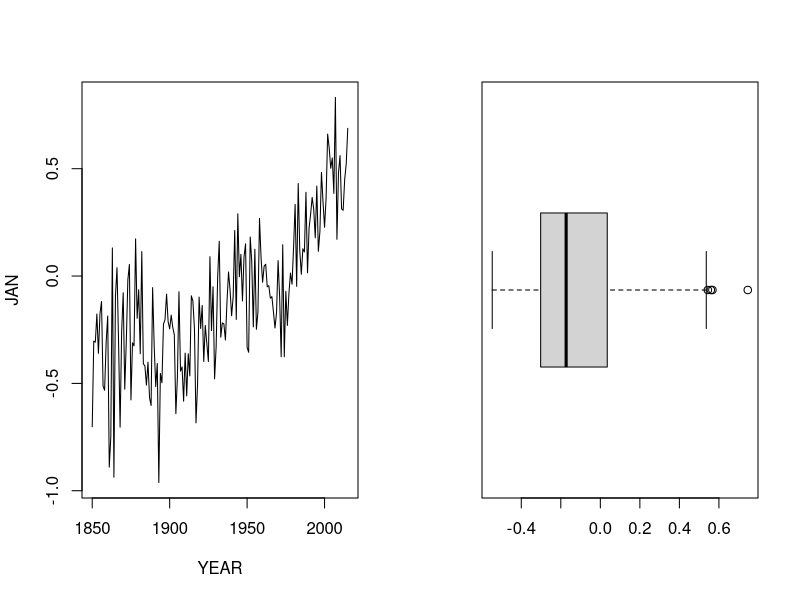
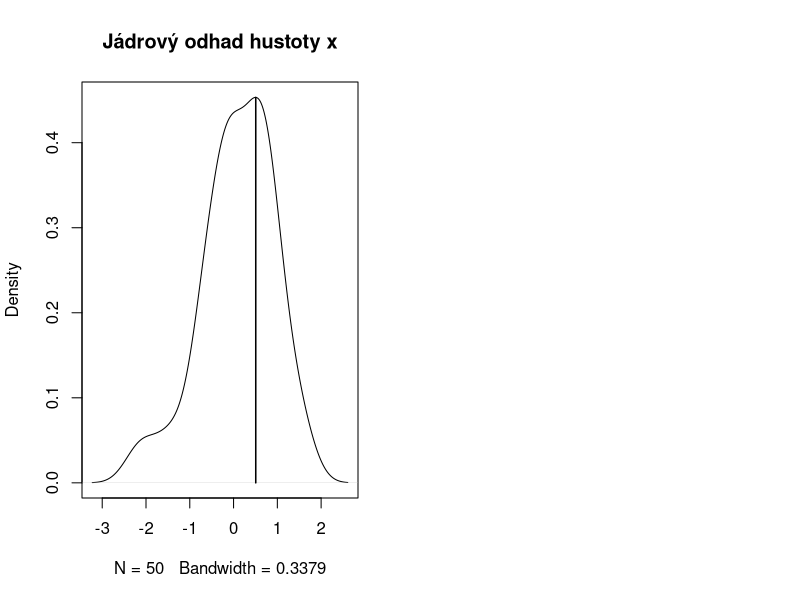

Write the R code that produced these figures, in order.
## ---- chunk 1
global_temperatures <- read.csv(file = "./data/JonesGlobalT.csv", 
                                row.names = 1)
head(x = global_temperatures, n = 5)
## ---- chunk 2
global_temperature_yr <- aggregate(x = . ~ YEAR, # <1>
                                   FUN = mean,  # <1>
                                   data = global_temperatures) # <1>
head(x = global_temperature_yr, n = 5)
## ---- chunk 3
par(mfrow = c(1, 2))
with(data = global_temperature_yr, expr = plot(YEAR, JAN, type = "l"))
with(data = global_temperature_yr, 
     expr = boxplot(ANNUAL, horizontal = TRUE))
## ---- chunk 4
set.seed(1)
x <- round(rnorm(50), 4)
x
## ---- chunk 5
t(sapply(X = 1:7, FUN = function(i) quantile(x, type = i))) #<1>
## ---- chunk 6
table(round(x = x, digits = 0)) #<1>
table(cut(x, breaks = 10)) #<2>
dens <- density(x = x) #<3>
max_dens <- which.max(dens$y)
plot(dens, main = "Jádrový odhad hustoty x") #<3>
segments(x0 = dens$x[max_dens], 
         y0 = 0, 
         x1 = dens$x[max_dens], 
         y1 = dens$y[max_dens], 
         lwd = 1.5) #<3>
## ---- chunk 7
min(x) #<1>
max(x) #<1>
max(x) - min(x) #<2>
range(x) #<2>
## ---- chunk 8
fivenum(x)
summary(x)
